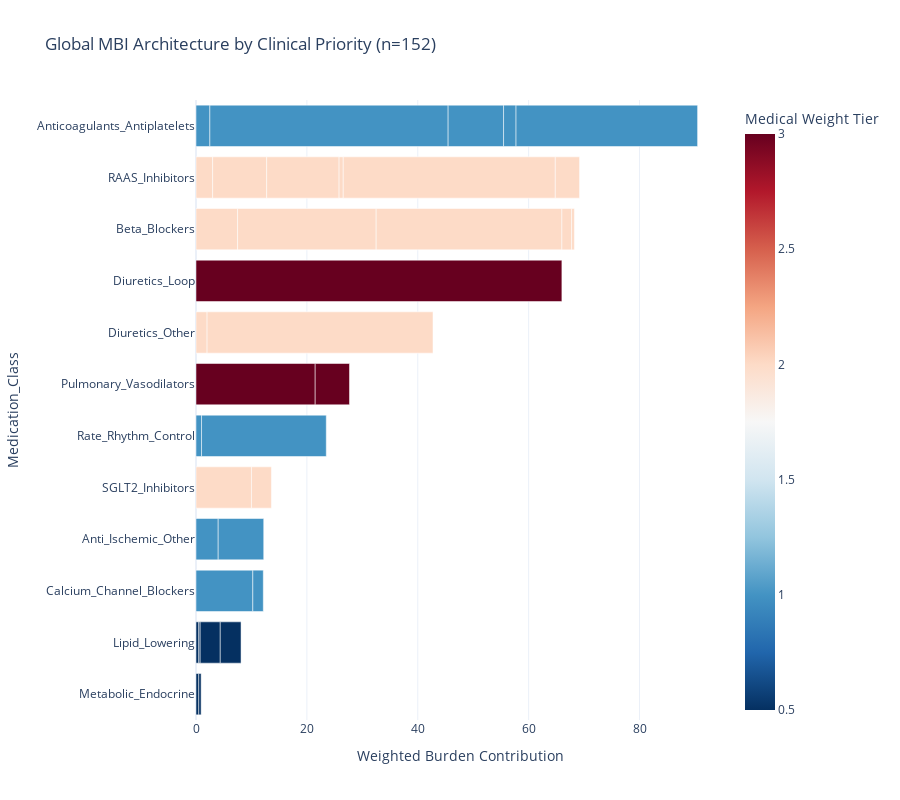

The code cell stored with this chart in its notebook:
### Code cell
# PHASE 4: Visualizing Clinical Complexity, Imputation Data and MBI validity
# ==========================================
print(f"PHASE 4: Visualizing clinical complexity and imputation Data\n{'='*40}")

viz = Visualizer(df, config)
stats.df = df

# Complexity Analysis
print("\nComplexity frequency and stratification\n" + '-'*40)
viz.complexity_frequency()
viz.complexity_markers()
print("Echo parameters heatmap interaction\n" + '-'*40)
viz.complexity_heatmap()

# Sensitivity analysis
print("Sensitivity analysis for the Stochastic Imputation\n" + '-'*40)
viz.sensitivity_grid()
sensitivity_table = stats.sensitivity_report()
display(sensitivity_table)

# ROC analysis
stats.roc(predictor_col='MBI')

# Validation of the MBI threshold
# 2.0 for a moderate cutoff
anatomical_threshold = 2.0 
df['Is_Complex_Anatomic'] = (df[config.lesions_anatomic].max(axis=1) >= anatomical_threshold).astype(int)

# Apply the MBI Cutoff (The Predictor)
mbi_cutoff = 4.0
df['MBI_Predicted_High'] = (df['MBI'] > mbi_cutoff).astype(int)
matrix = stats.validate_predictor(mbi_cutoff)
viz.validate_vis(matrix, 
                 'MBI Prediction (>4.0)', 'Anatomical Reality (Ground Truth)', 
                 'MBI Validation: High Precision, Low Recall (The Care Gap)'
)
mbi_decomposed = viz.predictor_decomposition()

### Figure 1 — Plotly figure (JSON) as saved in the notebook; plotly's stock layout.template omitted (floating-point values rounded to 4 significant figures)
{"data": [{"customdata": [["Furosemide", 100, 3], ["Sildenafil", 77.65, 3], ["Tadalafil", 22.35, 3], ["Atenolol", 10.99, 2], ["Bisoprolol", 36.63, 2], ["Carvedilol", 49.08, 2], ["Metoprolol", 2.564, 2], ["Propranolol", 0.7326, 2], ["Hydrochlorothiazide", 4.678, 2], ["Spironolactone", 95.32, 2], ["Captopril", 4.336, 2], ["Enalapril", 14.09, 2], ["Irbesartan", 18.88, 2], ["Lisinopril", 1.084, 2], ["Losartan", 55.29, 2], ["Valsartan", 6.324, 2], ["Dapaglifozin", 73.53, 2], ["Empaglifozin", 26.47, 2], ["Ranolazine", 32.76, 1], ["Trimetazidine", 67.24, 1], ["Apixaban", 2.763, 1], ["Aspirin", 47.5, 1], ["Clopidogrel", 11.05, 1], ["Rivaroxaban", 2.487, 1], ["Warfarin", 36.2, 1], ["Amlodipine", 84.44, 1], ["Nifedipine", 15.56, 1], ["Amiodarone", 4.255, 1], ["Digoxin", 95.74, 1], ["Ciprofibrate", 6.154, 0.5], ["Gemfibrozil", 3.077, 0.5], ["Rosuvastatin", 44.62, 0.5], ["Simvastatin", 46.15, 0.5], ["Levothyroxine", 54.04, 0.5], ["Metformin", 45.96, 0.5]], "hovertemplate": "Weighted Burden Contribution=%{x:.2f}<br>Specific_Drug=%{customdata[0]}<br>Percentage_of_Class=%{customdata[1]:.1f}<br>Medical Weight Tier=%{marker.color}<extra></extra>", "legendgroup": "", "marker": {"color": [3.0, 3.0, 3.0, 2.0, 2.0, 2.0, 2.0, 2.0, 2.0, 2.0, 2.0, 2.0, 2.0, 2.0, 2.0, 2.0, 2.0, 2.0, 1.0, 1.0, 1.0, 1.0, 1.0, 1.0, 1.0, 1.0, 1.0, 1.0, 1.0, 0.5, 0.5, 0.5, 0.5, 0.5, 0.5], "coloraxis": "coloraxis", "pattern": {"shape": ""}}, "name": "", "orientation": "h", "showlegend": false, "textposition": "auto", "type": "bar", "x": [66.0, 21.5, 6.188, 7.5, 25.0, 33.5, 1.75, 0.5, 2.0, 40.75, 3.0, 9.75, 13.06, 0.75, 38.25, 4.375, 10.0, 3.6, 4.002, 8.214, 2.5, 42.98, 10.0, 2.25, 32.75, 10.25, 1.889, 1.0, 22.5, 0.5, 0.25, 3.625, 3.75, 0.5, 0.4252], "xaxis": "x", "y": ["Diuretics_Loop", "Pulmonary_Vasodilators", "Pulmonary_Vasodilators", "Beta_Blockers", "Beta_Blockers", "Beta_Blockers", "Beta_Blockers", "Beta_Blockers", "Diuretics_Other", "Diuretics_Other", "RAAS_Inhibitors", "RAAS_Inhibitors", "RAAS_Inhibitors", "RAAS_Inhibitors", "RAAS_Inhibitors", "RAAS_Inhibitors", "SGLT2_Inhibitors", "SGLT2_Inhibitors", "Anti_Ischemic_Other", "Anti_Ischemic_Other", "Anticoagulants_Antiplatelets", "Anticoagulants_Antiplatelets", "Anticoagulants_Antiplatelets", "Anticoagulants_Antiplatelets", "Anticoagulants_Antiplatelets", "Calcium_Channel_Blockers", "Calcium_Channel_Blockers", "Rate_Rhythm_Control", "Rate_Rhythm_Control", "Lipid_Lowering", "Lipid_Lowering", "Lipid_Lowering", "Lipid_Lowering", "Metabolic_Endocrine", "Metabolic_Endocrine"], "yaxis": "y"}], "layout": {"barmode": "stack", "coloraxis": {"colorbar": {"title": {"text": "Medical Weight Tier"}}, "colorscale": [[0, "rgb(5,48,97)"], [0.1, "rgb(33,102,172)"], [0.2, "rgb(67,147,195)"], [0.3, "rgb(146,197,222)"], [0.4, "rgb(209,229,240)"], [0.5, "rgb(247,247,247)"], [0.6, "rgb(253,219,199)"], [0.7, "rgb(244,165,130)"], [0.8, "rgb(214,96,77)"], [0.9, "rgb(178,24,43)"], [1, "rgb(103,0,31)"]]}, "height": 800, "legend": {"tracegroupgap": 0}, "title": {"text": "Global MBI Architecture by Clinical Priority (n=152)"}, "xaxis": {"anchor": "y", "domain": [0, 1], "title": {"text": "Weighted Burden Contribution"}}, "yaxis": {"anchor": "x", "categoryorder": "total ascending", "domain": [0, 1], "title": {"text": "Medication_Class"}}}}
